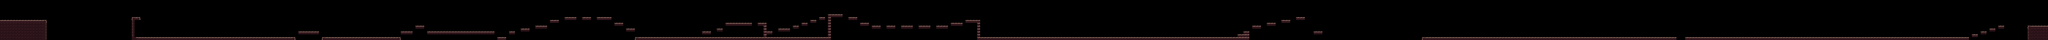

A 2D game scene composited from a Tiled map and its tileset images. What follows is a short description and the map's XML, with each tile layer's data collapsed to a summary:
An orthogonal 700x14 tile map with 16x16 px tiles, 1 tile layer (ground) and 152 objects (34x spike, 22x breakable, 18x rock, 13x collider, 2x chocolate, ...).

<map version="1.4" tiledversion="1.4.2" orientation="orthogonal" renderorder="right-down" width="700" height="14" tilewidth="16" tileheight="16" infinite="0" nextlayerid="6" nextobjectid="153">
 <editorsettings>
  <export target="../levels/11.lua" format="lua" />
 </editorsettings>
 <tileset firstgid="1" name="tileset" tilewidth="16" tileheight="16" tilecount="36" columns="9">
  <image source="../../../graphics/tileset.png" width="144" height="64" />
 </tileset>
 <layer id="1" name="ground" width="700" height="14">
  <data>[9800 cells, 767 non-empty, 7 distinct tile ids]</data>
 </layer>
 <objectgroup color="#ff0000" id="3" name="object" visible="0">
  <object id="63" name="Breakable" type="breakable" x="288" y="112" width="16" height="8" />
  <object id="64" name="Breakable" type="breakable" x="336" y="112" width="16" height="8" />
  <object id="65" name="Breakable" type="breakable" x="384" y="112" width="16" height="8" />
  <object id="66" name="Breakable" type="breakable" x="432" y="112" width="16" height="8" />
  <object id="67" name="Breakable" type="breakable" x="480" y="112" width="16" height="8" />
  <object id="68" name="Breakable" type="breakable" x="528" y="112" width="16" height="8" />
  <object id="69" name="Breakable" type="breakable" x="576" y="112" width="16" height="8" />
  <object id="70" name="Breakable" type="breakable" x="624" y="112" width="16" height="8" />
  <object id="71" name="Breakable" type="breakable" x="672" y="112" width="16" height="8" />
  <object id="74" name="Enemy Collider" type="collider" x="1616" y="192" width="1" height="16" />
  <object id="75" name="Spike" type="spike" x="1664" y="160" width="16" height="16" />
  <object id="76" name="Spike" type="spike" x="1712" y="160" width="16" height="16" />
  <object id="77" name="Enemy Collider" type="collider" x="1759" y="192" width="1" height="16" />
  <object id="78" name="Enemy Collider" type="collider" x="2192" y="192" width="1" height="16" />
  <object id="83" name="Enemy Collider" type="collider" x="2704" y="160" width="1" height="16" />
  <object id="84" name="Enemy Collider" type="collider" x="2335" y="160" width="1" height="16" />
  <object id="85" name="Enemy Collider" type="collider" x="3471" y="192" width="1" height="16" />
  <object id="92" name="Enemy Collider" type="collider" x="5984" y="192" width="1" height="16" />
  <object id="93" name="Enemy Collider" type="collider" x="6000" y="192" width="1" height="16" />
  <object id="94" name="Breakable" type="breakable" x="7264" y="176" width="16" height="8" />
  <object id="95" name="Breakable" type="breakable" x="7312" y="176" width="16" height="8" />
  <object id="96" name="Breakable" type="breakable" x="7360" y="176" width="16" height="8" />
  <object id="97" name="Breakable" type="breakable" x="7408" y="176" width="16" height="8" />
  <object id="98" name="Breakable" type="breakable" x="7456" y="176" width="16" height="8" />
  <object id="99" name="Breakable" type="breakable" x="7504" y="176" width="16" height="8" />
  <object id="100" name="Breakable" type="breakable" x="7552" y="176" width="16" height="8" />
  <object id="101" name="Breakable" type="breakable" x="7600" y="176" width="16" height="8" />
  <object id="102" name="Breakable" type="breakable" x="7648" y="176" width="16" height="8" />
  <object id="103" name="Breakable" type="breakable" x="7696" y="176" width="16" height="8" />
  <object id="104" name="Breakable" type="breakable" x="7744" y="176" width="16" height="8" />
  <object id="105" name="Flag" type="flag" x="11168" y="112" width="16" height="16" />
  <object id="106" name="Breakable" type="breakable" x="10992" y="144" width="16" height="8" />
  <object id="107" name="Breakable" type="breakable" x="11040" y="144" width="16" height="8" />
  <object id="108" name="Enemy Collider" type="collider" x="7775" y="192" width="1" height="16" />
  <object id="109" name="Enemy Collider" type="collider" x="8032" y="192" width="1" height="16" />
  <object id="113" name="Enemy Collider" type="collider" x="8446" y="192" width="1" height="16" />
  <object id="114" name="Enemy Collider" type="collider" x="8687" y="192" width="1" height="16" />
  <object id="115" name="Enemy Collider" type="collider" x="8976" y="192" width="1" height="16" />
  <object id="118" name="Spike" type="spike" x="9280" y="192" width="16" height="16" />
  <object id="119" name="Spike" type="spike" x="9296" y="192" width="16" height="16" />
  <object id="120" name="Spike" type="spike" x="9344" y="192" width="16" height="16" />
  <object id="121" name="Spike" type="spike" x="9360" y="192" width="16" height="16" />
  <object id="122" name="Spike" type="spike" x="9408" y="192" width="16" height="16" />
  <object id="123" name="Spike" type="spike" x="9424" y="192" width="16" height="16" />
  <object id="124" name="Spike" type="spike" x="9472" y="192" width="16" height="16" />
  <object id="125" name="Spike" type="spike" x="9488" y="192" width="16" height="16" />
  <object id="126" name="Spike" type="spike" x="9536" y="192" width="16" height="16" />
  <object id="127" name="Spike" type="spike" x="9552" y="192" width="16" height="16" />
  <object id="128" name="Spike" type="spike" x="9600" y="192" width="16" height="16" />
  <object id="129" name="Spike" type="spike" x="9616" y="192" width="16" height="16" />
  <object id="130" name="Spike" type="spike" x="9664" y="192" width="16" height="16" />
  <object id="131" name="Spike" type="spike" x="9680" y="192" width="16" height="16" />
  <object id="132" name="Spike" type="spike" x="9728" y="192" width="16" height="16" />
  <object id="133" name="Spike" type="spike" x="9744" y="192" width="16" height="16" />
  <object id="134" name="Spike" type="spike" x="9792" y="192" width="16" height="16" />
  <object id="135" name="Spike" type="spike" x="9808" y="192" width="16" height="16" />
  <object id="136" name="Spike" type="spike" x="9856" y="192" width="16" height="16" />
  <object id="137" name="Spike" type="spike" x="9872" y="192" width="16" height="16" />
  <object id="138" name="Spike" type="spike" x="9920" y="192" width="16" height="16" />
  <object id="139" name="Spike" type="spike" x="9936" y="192" width="16" height="16" />
  <object id="140" name="Spike" type="spike" x="9984" y="192" width="16" height="16" />
  <object id="141" name="Spike" type="spike" x="10000" y="192" width="16" height="16" />
  <object id="142" name="Spike" type="spike" x="10048" y="192" width="16" height="16" />
  <object id="143" name="Spike" type="spike" x="10064" y="192" width="16" height="16" />
  <object id="144" name="Spike" type="spike" x="10112" y="192" width="16" height="16" />
  <object id="145" name="Spike" type="spike" x="10128" y="192" width="16" height="16" />
  <object id="146" name="Spike" type="spike" x="10176" y="192" width="16" height="16" />
  <object id="147" name="Spike" type="spike" x="10192" y="192" width="16" height="16" />
  <object id="148" name="Spike" type="spike" x="10240" y="192" width="16" height="16" />
  <object id="149" name="Spike" type="spike" x="10256" y="192" width="16" height="16" />
  <object id="152" name="Checkpoint" type="checkpoint" x="4944" y="112" width="16" height="16" />
 </objectgroup>
 <objectgroup color="#55aa00" id="5" name="entity" visible="0">
  <object id="61" name="Rock" type="rock" x="5392" y="176" width="16" height="16">
   <ellipse />
  </object>
  <object id="62" name="Player" type="player" x="16" y="80" width="16" height="16" />
  <object id="72" name="Rock" type="rock" x="864" y="160" width="16" height="16">
   <ellipse />
  </object>
  <object id="73" name="Rock" type="rock" x="1408" y="176" width="16" height="16">
   <ellipse />
  </object>
  </objectgroup>
 <objectgroup id="4" name="powerup" visible="0">
  <!-- 2 objects omitted --></objectgroup>
 <objectgroup color="#5500ff" id="2" name="solid" visible="0">
  <!-- 60 objects omitted --></objectgroup>
</map>
<!-- 77 of 152 objects omitted -->
